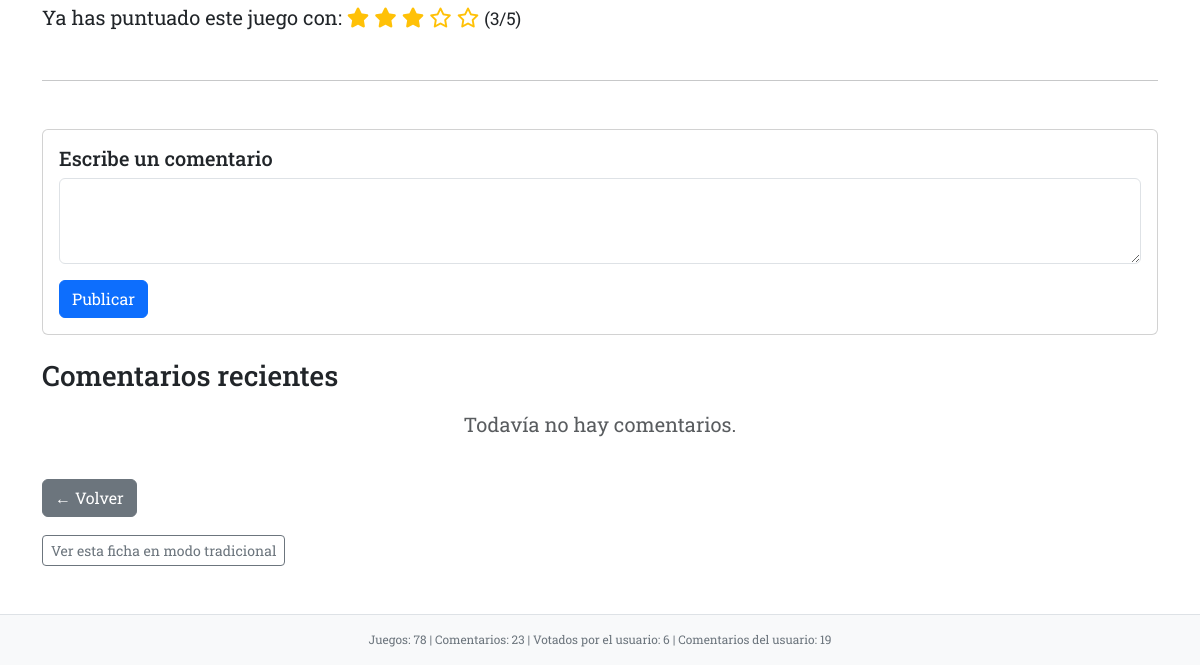
The page /juego/LIS1-380/htmx/ (signed in, lower part) on the database as committed earlier.
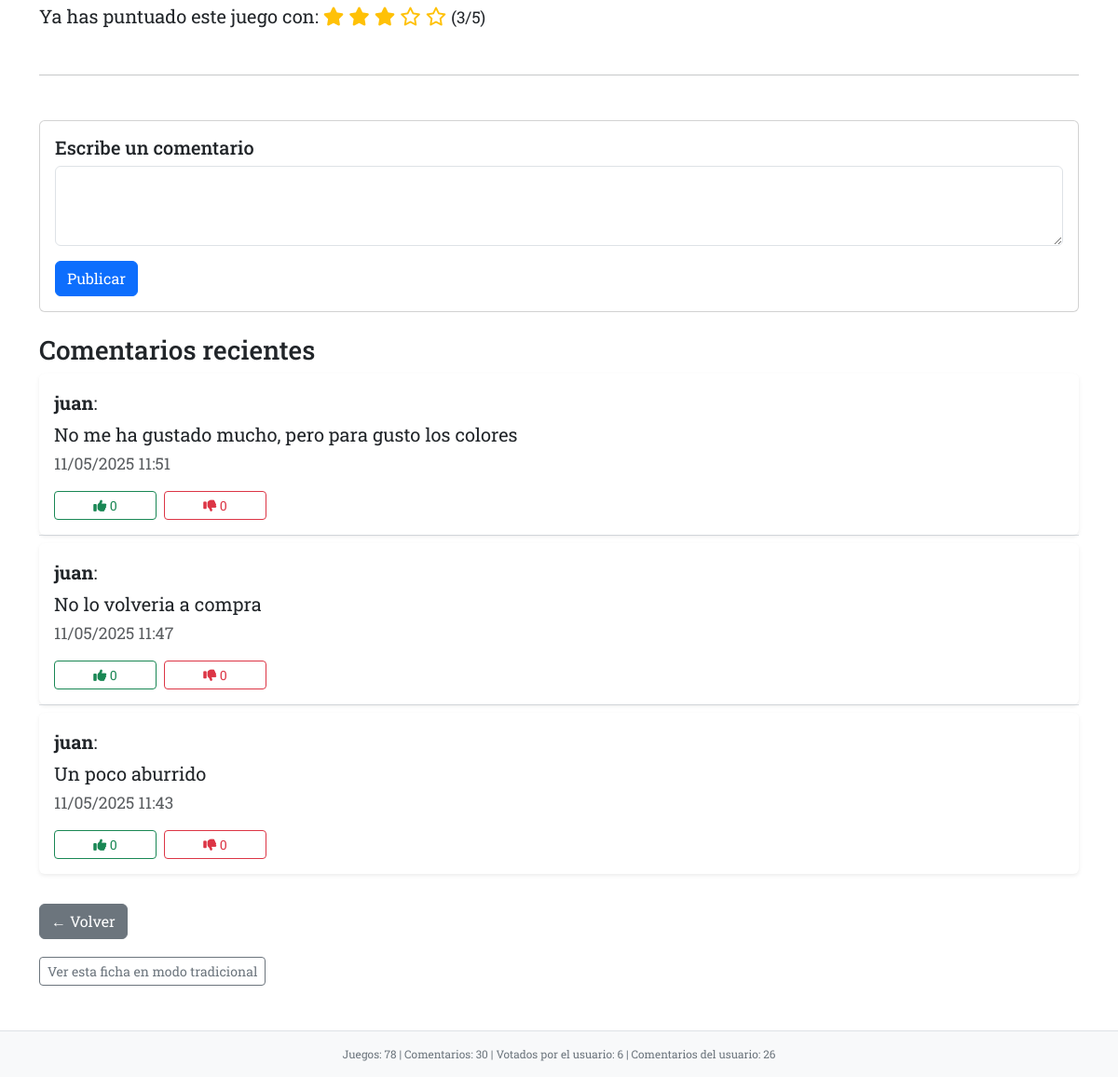
The same page on the database as committed later.
### gamerank/models.py (models this page shows, shortened)
class Valoracion(models.Model):
    juego = models.ForeignKey(Juego, on_delete=models.CASCADE)
    usuario = models.ForeignKey(User, on_delete=models.CASCADE)
    voto = models.IntegerField(
        validators=[MinValueValidator(0), MaxValueValidator(5)],
    )
    class Meta:
        unique_together = ('juego', 'usuario')

class Comentario(models.Model):
    juego = models.ForeignKey(Juego, on_delete=models.CASCADE)
    usuario = models.ForeignKey(User, on_delete=models.CASCADE)
    texto = models.TextField()
    fecha = models.DateTimeField(auto_now_add=True)
    class Meta:
        ordering = ['-fecha']

### gamerank/views.py (the view)
# urls.py: path("juego/<str:id_juego>/htmx/", views.detalle_juego_htmx, name="detalle_juego_htmx"),
@login_required
def detalle_juego_htmx(request, id_juego):
    juego = get_object_or_404(Juego, id_juego=id_juego)
    seguido = juego.seguimiento_set.filter(usuario=request.user).exists()
    valoracion_usuario = Valoracion.objects.filter(juego=juego, usuario=request.user).first()
    comentarios = Comentario.objects.filter(juego=juego).order_by('-fecha')
    for c in comentarios:
        c.num_likes = c.votos.filter(tipo='like').count()
        c.num_dislikes = c.votos.filter(tipo='dislike').count()
    return render(request, "gamerank/detalle_juego_htmx.html", {
        "juego": juego,
        "seguido": seguido,
        "valoracion_usuario": valoracion_usuario,
        "rango_votacion": range(1, 6),
        "comentarios": comentarios,
    })

### gamerank/context_processor.py (called while the page is built)
def user_alias(request):
    if request.user.is_authenticated:
        try:
            return {'user_alias': request.user.configuracionusuario.alias or request.user.username}
        except ConfiguracionUsuario.DoesNotExist:
            return {'user_alias': request.user.username}
    return {'user_alias': "Anónimo"}

def metricas_footer(request):
    context = {
        'total_juegos': Juego.objects.count(),
        'total_comentarios': Comentario.objects.count(),
    }
    if request.user.is_authenticated:
        context.update({
            'votos_usuario': Valoracion.objects.filter(usuario=request.user).count(),
            'comentarios_usuario': Comentario.objects.filter(usuario=request.user).count(),
        })
    return context

def configuracion_usuario(request):
    if request.user.is_authenticated:
        try:
            config = ConfiguracionUsuario.objects.get(usuario=request.user)
        except ConfiguracionUsuario.DoesNotExist:
            config = None
        return {'config': config}
    return {'config': None}

### gamerank/templates/gamerank/detalle_juego_htmx.html (shortened to what this page needs)
{% extends "gamerank/base.html" %}
{% block content %}
{% if valoracion_usuario %}
    <p>
        Ya has puntuado este juego con:
        {% include "gamerank/includes/estrellas.html" with puntuacion=valoracion_usuario.voto %}
        <small>({{ valoracion_usuario.voto }}/5)</small>
    </p>
{% endif %}
<hr class="my-5">
<div class="card mb-4">
    <div class="card-body">
        <h5 class="card-title">Escribe un comentario</h5>
        <form
            id="form-comentario"
            hx-post="{% url 'publicar_comentario_htmx' juego.id_juego %}"
            hx-target="#nuevo-comentario"
            hx-swap="beforebegin"
            hx-on="htmx:afterRequest: this.reset()"
        >
            <div class="mb-3">
                <textarea name="texto_comentario" class="form-control" rows="3" required></textarea>
            </div>
            <button type="submit" class="btn btn-primary">Publicar</button>
        </form>
    </div>
</div>
<h3>Comentarios recientes</h3>
<div id="lista-comentarios">
    {% include "gamerank/includes/comentarios_htmx.html" %}
</div>
<a href="{% url 'inicio' %}" class="btn btn-secondary mt-4">← Volver</a>
<div class="mt-3">
    <a href="{% url 'detalle_juego' juego.id_juego %}" class="btn btn-outline-secondary btn-sm">
        Ver esta ficha en modo tradicional
    </a>
</div>
{% endblock %}

### gamerank/templates/gamerank/base.html (shortened to what this page needs)
<!DOCTYPE html>
{% load static %}
<html lang="es">
<head>
    <link rel="stylesheet" href="{% static 'bootstrap/css/bootstrap.min.css' %}">
    <link rel="stylesheet" href="{% static 'fontawesome/css/all.min.css' %}">
    <link rel="stylesheet" href="{% static 'gamerank/estilos.css' %}">
</head>
<body class="{{ config.tipo_letra }} {{ config.tamano_texto }}">
<main class="container mb-5">
    {% block content %}{% endblock %}
</main>
<footer class="text-center mt-5 py-3 border-top bg-light text-secondary">
    <p class="mb-0 small">
        Juegos: {{ total_juegos }} |
        Comentarios: {{ total_comentarios }} |
        {% if user.is_authenticated %}
            Votados por el usuario: {{ votos_usuario }} |
            Comentarios del usuario: {{ comentarios_usuario }}
        {% endif %}
    </p>
</footer>
</body>
</html>

### gamerank/templates/gamerank/includes/estrellas.html (shortened to what this page needs)
{% for i in "12345" %}
    {% if forloop.counter <= puntuacion %}
        <i class="fas fa-star text-warning"></i>
    {% else %}
        <i class="far fa-star text-warning"></i>
    {% endif %}
{% endfor %}

### gamerank/templates/gamerank/includes/comentarios_htmx.html
<ul class="list-group list-group-flush">
    {% for comentario in comentarios %}
        {% include "gamerank/includes/comentario_individual.html" %}
    {% empty %}
        <li class="list-group-item text-muted text-center">Todavía no hay comentarios.</li>
    {% endfor %}
</ul>

### gamerank/templates/gamerank/includes/comentario_individual.html (shortened to what this page needs)
<li class="list-group-item p-0" id="comentario-{{ comentario.id }}">
    <div class="card border-0 shadow-sm rounded">
        <div class="card-body">
            <p class="mb-1"><strong>{{ comentario.usuario.username }}</strong>:</p>
            <p class="mb-0">{{ comentario.texto }}</p>
            <small class="text-muted">{{ comentario.fecha|date:"d/m/Y H:i" }}</small>
            {% if user.is_authenticated %}
            <form
                hx-post="{% url 'votar_comentario_htmx' comentario.id %}"
                hx-target="#comentario-{{ comentario.id }}"
                hx-swap="outerHTML"
                class="mt-3 d-flex gap-2"
            >
                <button type="submit" name="tipo" value="like"
                    class="btn btn-sm {% if comentario.voto_usuario and comentario.voto_usuario.tipo == 'like' %}btn-success{% else %}btn-outline-success{% endif %}">
                    <i class="fas fa-thumbs-up"></i> {{ comentario.num_likes }}
                </button>
                <button type="submit" name="tipo" value="dislike"
                    class="btn btn-sm {% if comentario.voto_usuario and comentario.voto_usuario.tipo == 'dislike' %}btn-danger{% else %}btn-outline-danger{% endif %}">
                    <i class="fas fa-thumbs-down"></i> {{ comentario.num_dislikes }}
                </button>
            </form>
            {% endif %}
        </div>
    </div>
</li>

### static/gamerank/estilos.css (style rules this page uses)
.fuente-serif { font-family: 'Roboto Slab', 'Georgia', serif; }
.tamano-large { font-size: 20px; }
.card { transition: transform 0.2s ease-in-out; }
footer { font-size: 0.85rem; color: #888; border-top: 1px solid #ddd; padding-top: 1rem; margin-top: 3rem; }
.btn-outline-success, .btn-outline-danger { min-width: 110px; text-align: center; }
ul li { margin-bottom: 0.5rem; }

Rows that differ between the two databases and show on the page:
added Comentario: usuario.username "juan", texto "No me ha gustado mucho, pero para gusto los colores", fecha "11/05/2025 11:51", num_likes "0", num_dislikes "0"
added Comentario: usuario.username "juan", texto "No lo volveria a compra", fecha "11/05/2025 11:47", num_likes "0", num_dislikes "0"
added Comentario: usuario.username "juan", texto "Un poco aburrido", fecha "11/05/2025 11:43", num_likes "0", num_dislikes "0"
Other text that changed with them:
{{ total_comentarios }}: "23" → "30"
{{ comentarios_usuario }}: "19" → "26"
text no longer shown: "Todavía no hay comentarios."
